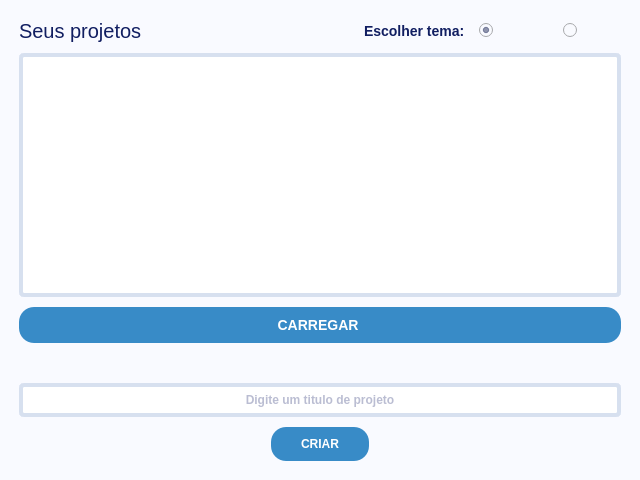
<?xml version="1.0" encoding="UTF-8"?>
<ui version="4.0">
 <class>ProjectStart</class>
 <widget class="QMainWindow" name="ProjectStart">
  <property name="enabled">
   <bool>true</bool>
  </property>
  <property name="geometry">
   <rect>
    <x>0</x>
    <y>0</y>
    <width>640</width>
    <height>480</height>
   </rect>
  </property>
  <property name="minimumSize">
   <size>
    <width>640</width>
    <height>480</height>
   </size>
  </property>
  <property name="maximumSize">
   <size>
    <width>640</width>
    <height>480</height>
   </size>
  </property>
  <property name="font">
   <font>
    <family>Segoe UI</family>
    <pointsize>16</pointsize>
   </font>
  </property>
  <property name="windowTitle">
   <string>Tarefas Sequenciais</string>
  </property>
  <property name="windowIcon">
   <iconset>
    <normaloff>icone.png</normaloff>icone.png</iconset>
  </property>
  <property name="styleSheet">
   <string notr="true">background: #F9FAFF;
</string>
  </property>
  <widget class="QWidget" name="centralwidget">
   <layout class="QVBoxLayout" name="verticalLayout_2">
    <item>
     <layout class="QVBoxLayout" name="verticalLayout">
      <property name="spacing">
       <number>10</number>
      </property>
      <property name="leftMargin">
       <number>10</number>
      </property>
      <property name="topMargin">
       <number>10</number>
      </property>
      <property name="rightMargin">
       <number>10</number>
      </property>
      <property name="bottomMargin">
       <number>10</number>
      </property>
      <item>
       <layout class="QHBoxLayout" name="horizontalLayout">
        <item>
         <widget class="QLabel" name="title_lbl">
          <property name="styleSheet">
           <string notr="true">QLabel
{
	color: #111E61;
	font-size: 20px;
}</string>
          </property>
          <property name="text">
           <string>Seus projetos</string>
          </property>
         </widget>
        </item>
        <item>
         <spacer name="horizontalSpacer">
          <property name="orientation">
           <enum>Qt::Horizontal</enum>
          </property>
          <property name="sizeHint" stdset="0">
           <size>
            <width>40</width>
            <height>20</height>
           </size>
          </property>
         </spacer>
        </item>
        <item alignment="Qt::AlignVCenter">
         <widget class="QLabel" name="tema_lbl">
          <property name="styleSheet">
           <string notr="true">QLabel
{
	color: #111E61;
	font-size: 14px;
	font-weight: bold;
}</string>
          </property>
          <property name="text">
           <string>Escolher tema: </string>
          </property>
         </widget>
        </item>
        <item>
         <widget class="QRadioButton" name="claro_radio_btn">
          <property name="toolTip">
           <string>Define o tema do aplicativo para a cor clara. Recomendado para uso Diurno</string>
          </property>
          <property name="styleSheet">
           <string notr="true">QRadioButton
{
	font-size: 12px;
	color: #757CA5;
	font-weight: bold;
}</string>
          </property>
          <property name="text">
           <string/>
          </property>
          <property name="checked">
           <bool>true</bool>
          </property>
         </widget>
        </item>
        <item>
         <widget class="QPushButton" name="pushButton">
          <property name="styleSheet">
           <string notr="true">QPushButton
{
	background: transparent; 
	padding: 0;
}</string>
          </property>
          <property name="text">
           <string/>
          </property>
          <property name="icon">
           <iconset>
            <normaloff>sol.png</normaloff>sol.png</iconset>
          </property>
          <property name="iconSize">
           <size>
            <width>24</width>
            <height>24</height>
           </size>
          </property>
          <property name="flat">
           <bool>true</bool>
          </property>
         </widget>
        </item>
        <item>
         <spacer name="horizontalSpacer_2">
          <property name="orientation">
           <enum>Qt::Horizontal</enum>
          </property>
          <property name="sizeType">
           <enum>QSizePolicy::Minimum</enum>
          </property>
          <property name="sizeHint" stdset="0">
           <size>
            <width>16</width>
            <height>20</height>
           </size>
          </property>
         </spacer>
        </item>
        <item>
         <widget class="QRadioButton" name="escuro_radio_btn">
          <property name="toolTip">
           <string>&lt;html&gt;&lt;head/&gt;&lt;body&gt;&lt;p&gt;Define o tema do aplicativo para a cor escura. Recomendado para uso Noturno&lt;/p&gt;&lt;/body&gt;&lt;/html&gt;</string>
          </property>
          <property name="styleSheet">
           <string notr="true">QRadioButton
{
	font-size: 12px;
	color: #757CA5;
	font-weight: bold;
}</string>
          </property>
          <property name="text">
           <string/>
          </property>
         </widget>
        </item>
        <item>
         <widget class="QPushButton" name="pushButton_2">
          <property name="styleSheet">
           <string notr="true">QPushButton
{
	background: transparent; 
	padding: 0;
}</string>
          </property>
          <property name="text">
           <string/>
          </property>
          <property name="icon">
           <iconset>
            <normaloff>noite.png</normaloff>noite.png</iconset>
          </property>
          <property name="iconSize">
           <size>
            <width>20</width>
            <height>20</height>
           </size>
          </property>
          <property name="flat">
           <bool>true</bool>
          </property>
         </widget>
        </item>
       </layout>
      </item>
      <item>
       <widget class="QListWidget" name="projetos_list_view">
        <property name="toolTip">
         <string>Lista do seus projetos salvos até o momento</string>
        </property>
        <property name="styleSheet">
         <string notr="true">QListWidget
{
	background: white;
	padding: 5px;
	border: 4px solid #D7E0EF;
	border-radius: 5px;
	color: #757CA5;
	font-size: 20px;
	font-weight: bold;
}</string>
        </property>
       </widget>
      </item>
      <item>
       <widget class="QPushButton" name="carregar_btn">
        <property name="enabled">
         <bool>true</bool>
        </property>
        <property name="sizePolicy">
         <sizepolicy hsizetype="Minimum" vsizetype="Fixed">
          <horstretch>0</horstretch>
          <verstretch>0</verstretch>
         </sizepolicy>
        </property>
        <property name="toolTip">
         <string>Carrega um projeto selecionado</string>
        </property>
        <property name="styleSheet">
         <string notr="true">QPushButton
{
	background-color: #388BC7;
	color: white;
	font-weight: bold;
	padding: 10px 30px ;
	font-size: 14px;
	border-radius: 15px;
}

QPushButton:hover
{
   background-color:#3D95A9;
}

QPushButton:pressed 
{
     background-color: #85B2BC;     
 }</string>
        </property>
        <property name="text">
         <string>CARREGAR </string>
        </property>
        <property name="flat">
         <bool>false</bool>
        </property>
       </widget>
      </item>
      <item>
       <spacer name="verticalSpacer">
        <property name="orientation">
         <enum>Qt::Vertical</enum>
        </property>
        <property name="sizeType">
         <enum>QSizePolicy::Minimum</enum>
        </property>
        <property name="sizeHint" stdset="0">
         <size>
          <width>20</width>
          <height>30</height>
         </size>
        </property>
       </spacer>
      </item>
      <item>
       <widget class="QLineEdit" name="titulo_projeto_input">
        <property name="styleSheet">
         <string notr="true">QLineEdit
{
	background: white;
	padding: 5px;
	border: 4px solid #D7E0EF;
	border-radius: 5px;
	color: #757CA5;
	font-size: 12px;
	font-weight: bold;
}</string>
        </property>
        <property name="maxLength">
         <number>50</number>
        </property>
        <property name="alignment">
         <set>Qt::AlignCenter</set>
        </property>
        <property name="placeholderText">
         <string>Digite um titulo de projeto</string>
        </property>
       </widget>
      </item>
      <item alignment="Qt::AlignHCenter">
       <widget class="QPushButton" name="criar_btn">
        <property name="toolTip">
         <string>&lt;html&gt;&lt;head/&gt;&lt;body&gt;&lt;p&gt;Cria um novo projeto com o titulo definido na caixa de texto&lt;/p&gt;&lt;/body&gt;&lt;/html&gt;</string>
        </property>
        <property name="styleSheet">
         <string notr="true">QPushButton
{
	background-color: #388BC7;
	color: white;
	font-weight: bold;
	padding: 10px 30px;
	font-size: 12px;
	border-radius: 15px;
}

QPushButton:hover
{
   background-color:#3D95A9;
}

QPushButton:pressed 
{
     background-color: #85B2BC;     
 }</string>
        </property>
        <property name="text">
         <string>CRIAR</string>
        </property>
       </widget>
      </item>
     </layout>
    </item>
   </layout>
  </widget>
 </widget>
 <resources/>
 <connections/>
</ui>
